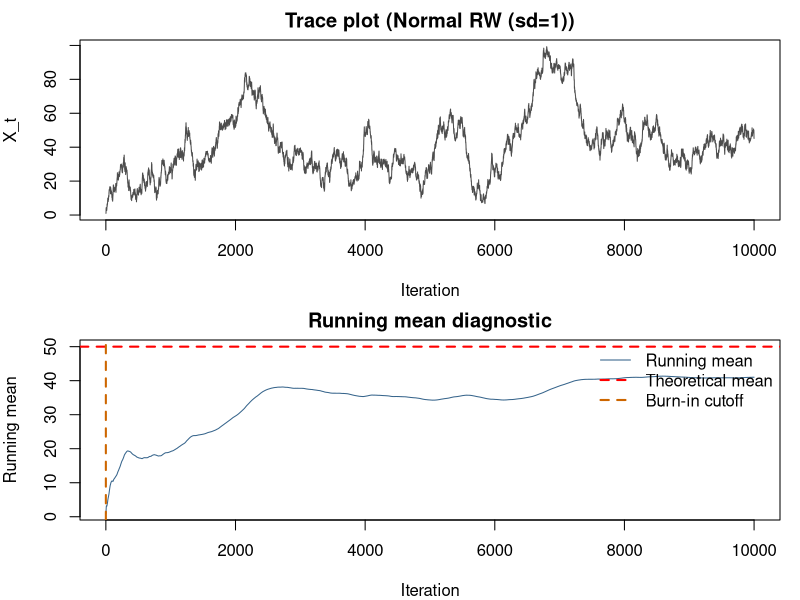
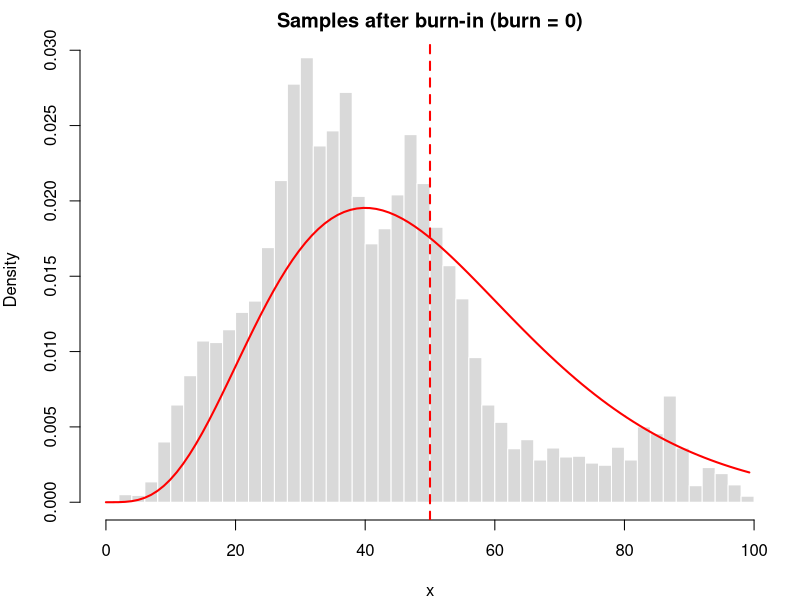
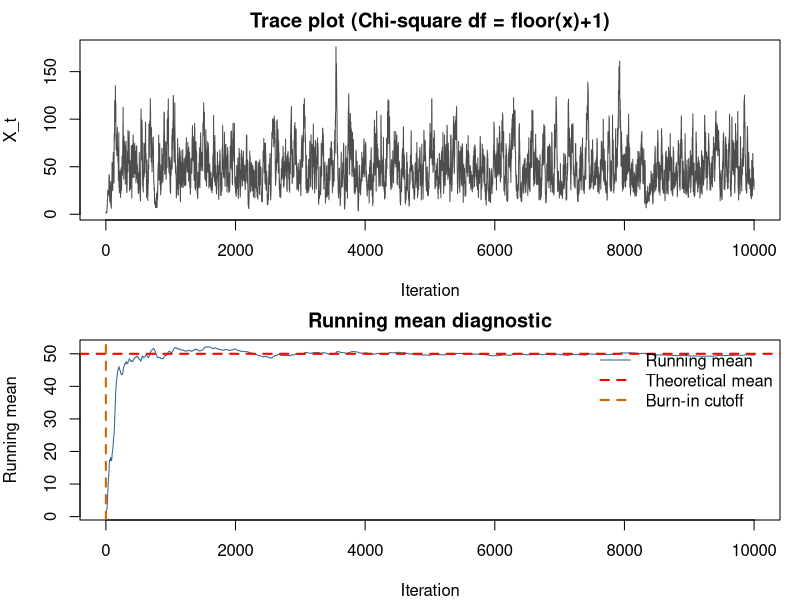
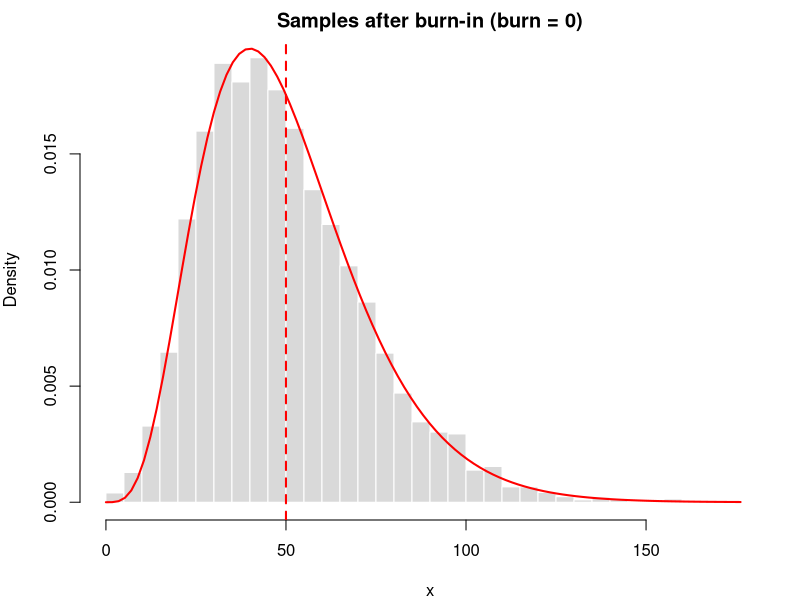
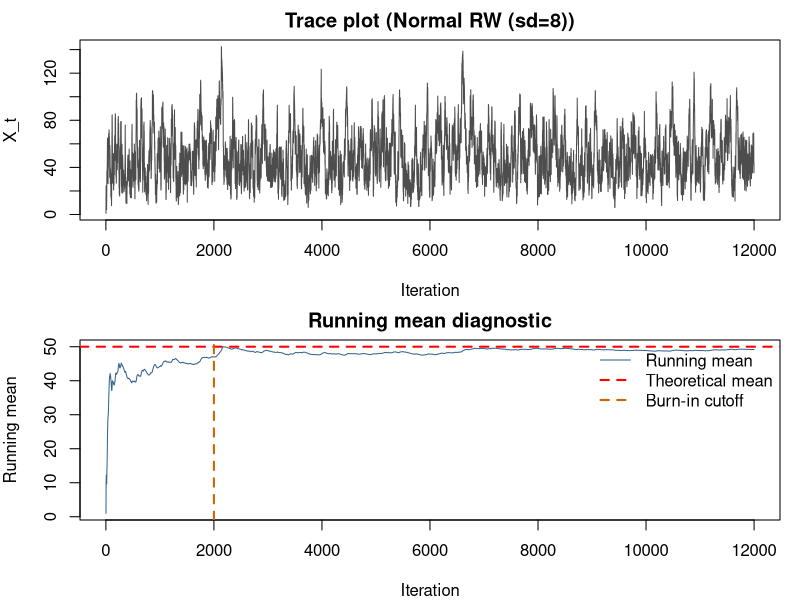
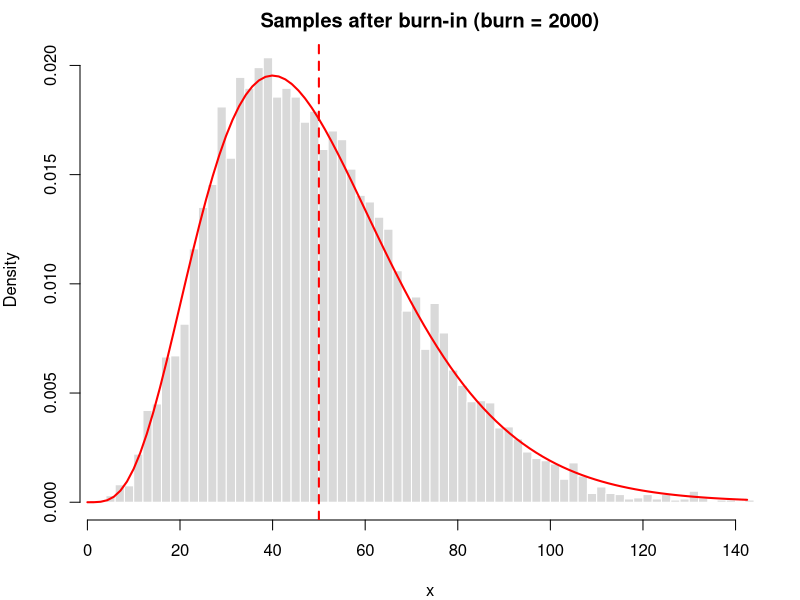
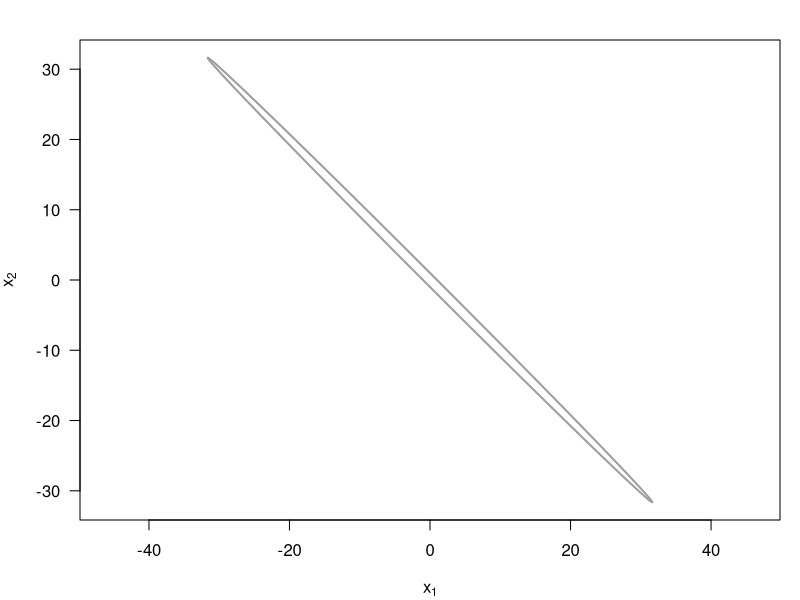
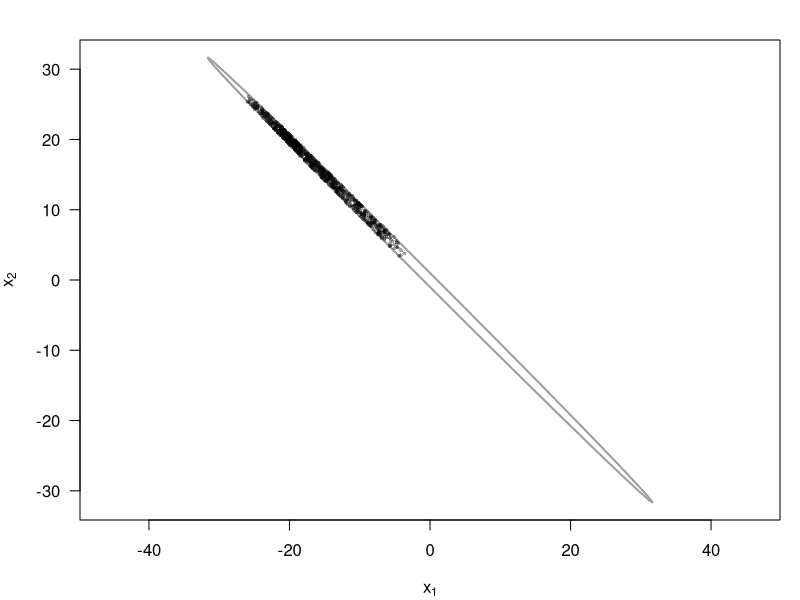

The R script that drew these images, in order:
## ---- chunk 1
knitr::opts_chunk$set(echo = TRUE)
## ---- chunk 2
#####
# 1(a)
#####

## Target: f(x) = (1/(2.4*10^6)) * x^4 * exp(-x/10), x > 0
## This is exactly Gamma(shape=5, scale=10).
shape_true <- 5
scale_true <- 10

## Use log of *unnormalized* density (constant cancels in MH ratio)
log_f_unnorm <- function(x) {
  ifelse(x > 0, 4 * log(x) - x / 10, -Inf)
}

## Generic MH sampler for arbitrary proposal q(y|x)
mh_sampler <- function(n = 10000, x0 = 1, rprop, dprop, ...) {
  x <- numeric(n)
  x[1] <- x0
  acc <- 0L

  for (t in 2:n) {
    xt <- x[t - 1]
    y  <- rprop(xt, ...)

    log_num <- log_f_unnorm(y)  + log(dprop(xt, y, ...))  # f(y) q(x|y)
    log_den <- log_f_unnorm(xt) + log(dprop(y, xt, ...))  # f(x) q(y|x)
    log_alpha <- log_num - log_den

    if (log(runif(1)) < log_alpha) {
      x[t] <- y
      acc <- acc + 1L
    } else {
      x[t] <- xt
    }
  }

  list(x = x, acc_rate = acc / (n - 1))
}

## Proposal "factories"
make_norm_rw_proposal <- function(sd = 1) {
  list(
    name = sprintf("Normal RW (sd=%g)", sd),
    rprop = function(x) rnorm(1, mean = x, sd = sd),
    dprop = function(y, x) dnorm(y, mean = x, sd = sd)
  )
}

make_chisq_floor_proposal <- function() {
  list(
    name = "Chi-square df = floor(x)+1",
    rprop = function(x) {
      df <- max(1L, floor(x) + 1L)     # floor(x+1) == floor(x)+1
      rchisq(1, df = df)
    },
    dprop = function(y, x) {
      df <- max(1L, floor(x) + 1L)
      dchisq(y, df = df)
    }
  )
}

run_sampler <- function(proposal, burn = 0, n = 10000, x0 = 1) {
  res <- mh_sampler(n = n, x0 = x0, rprop = proposal$rprop, dprop = proposal$dprop)
  x <- res$x

  cat("Proposal:", proposal$name, "\n")
  cat("Acceptance rate:", res$acc_rate, "\n")

  ## Trace + running mean
  par(mfrow = c(2, 1), mar = c(4, 4, 2, 1))

  plot(x, type = "l", col = "gray30", xlab = "Iteration", ylab = "X_t",
       main = paste("Trace plot (", proposal$name, ")", sep = ""))

  run_mean <- cumsum(x) / seq_along(x)
  theo_mean <- shape_true * scale_true
  yl <- range(c(run_mean, theo_mean), finite = TRUE)

  plot(run_mean, type = "l", col = "steelblue4",
       xlab = "Iteration", ylab = "Running mean",
       main = "Running mean diagnostic", ylim = yl)
  abline(h = theo_mean, col = "red", lwd = 2, lty = 2)
  abline(v = burn,     col = "darkorange3", lwd = 2, lty = 2)

  legend("topright",
         legend = c("Running mean", "Theoretical mean", "Burn-in cutoff"),
         col    = c("steelblue4", "red", "darkorange3"),
         lty    = c(1, 2, 2),
         lwd    = c(1, 2, 2),
         bty    = "n")

  ## Post burn-in sample
  x_post <- if (burn > 0) x[-seq_len(burn)] else x

  ## Histogram + true density overlay
  par(mfrow = c(1, 1), mar = c(4, 4, 2, 1))
  hist(x_post, breaks = 50, freq = FALSE, col = "gray85", border = "white",
       main = sprintf("Samples after burn-in (burn = %d)", burn),
       xlab = "x")

  curve(dgamma(x, shape = shape_true, scale = scale_true),
        from = 0, to = max(x_post),
        add = TRUE, col = "red", lwd = 2)

  abline(v = theo_mean, col = "red", lwd = 2, lty = 2)
  
  x_post <- if (burn > 0) x[-seq_len(burn)] else x

  invisible(list(
    x = x,
    x_post = x_post,
    acc_rate = res$acc_rate,
    burn = burn,
    proposal = proposal$name
  ))
}
set.seed(1)
prop_norm <- make_norm_rw_proposal(sd = 1)
out_norm_sd1 <- run_sampler(prop_norm, burn = 0, n = 10000, x0 = 1)
x_norm_sd1 <- out_norm_sd1$x_post
## ---- chunk 3
#####
# 1(b)
#####
set.seed(1)
prop_chi <- make_chisq_floor_proposal()
out_chi <- run_sampler(prop_chi, burn = 0, n = 10000, x0 = 1)
x_chi <- out_chi$x_post
## ---- chunk 4
#####
# 1(c)
#####
set.seed(1)
prop_norm <- make_norm_rw_proposal(sd = 8)
out_norm_sd8 <- run_sampler(prop_norm, burn = 2000, n = 12000, x0 = 1)
x_norm_sd8 <- out_norm_sd8$x_post
## ---- chunk 5
#####
# 1(e)
#####
summ_tab <- data.frame(
  Chain  = c("Normal RW (sd=1)", "Normal RW (sd=8)", "Chi-square df=floor(x)+1"),
  Mean   = c(mean(x_norm_sd1, na.rm = TRUE),
             mean(x_norm_sd8, na.rm = TRUE),
             mean(x_chi,      na.rm = TRUE)),
  Median = c(median(x_norm_sd1, na.rm = TRUE),
             median(x_norm_sd8, na.rm = TRUE),
             median(x_chi,      na.rm = TRUE))
)

knitr::kable(summ_tab, digits = 3, caption = "Mean and median of MCMC samples")
## ---- chunk 6
#####
# 1.6
#####
qgamma(0.5, shape=5, scale=10)
## ---- chunk 7
#####
# 2(a)
#####
w  <- 1.999

a <- 1 - w^2/4
xmax <- 1/sqrt(a)
xv <- seq(-xmax, xmax, length.out = 4000)

disc <- pmax(0, 1 - a * xv^2)  # guard against tiny negatives from rounding
ylo  <- -(w/2) * xv - sqrt(disc)
yhi  <- -(w/2) * xv + sqrt(disc)

plot(xv, ylo, type = "n",
     xlab = expression(x[1]), ylab = expression(x[2]), las = 1,
     asp = 1,
     xlim = range(xv), ylim = range(c(ylo, yhi)))

lines(xv, ylo, lwd = 2, col = 8)
lines(xv, yhi, lwd = 2, col = 8)

## ---- chunk 8
#####
# 2(c)
#####
w <- 1.999
tol <- 1e-12

Q <- function(x1, x2, w) x1^2 + w * x1 * x2 + x2^2

bounds_x1_given_x2 <- function(x2, w, tol = 1e-12) {
  Delta <- 4 - (4 - w^2) * x2^2
  if (Delta < -tol) stop("Infeasible x2 (outside support): discriminant < 0.")
  Delta <- max(0, Delta)
  s <- sqrt(Delta)
  lo <- (-w * x2 - s) / 2
  hi <- (-w * x2 + s) / 2
  c(lower = min(lo, hi), upper = max(lo, hi))
}

bounds_x2_given_x1 <- function(x1, w, tol = 1e-12) {
  Delta <- 4 - (4 - w^2) * x1^2
  if (Delta < -tol) stop("Infeasible x1 (outside support): discriminant < 0.")
  Delta <- max(0, Delta)
  s <- sqrt(Delta)
  lo <- (-w * x1 - s) / 2
  hi <- (-w * x1 + s) / 2
  c(lower = min(lo, hi), upper = max(lo, hi))
}

gibbs_Rw <- function(n = 1000, burn = 2000, w = 1.999, x0 = c(0, 0), tol = 1e-12) {
  x1 <- x0[1]; x2 <- x0[2]
  if (Q(x1, x2, w) >= 1) stop("Initial state x0 must satisfy Q(x0) < 1.")

  out <- matrix(NA_real_, nrow = n, ncol = 2)
  colnames(out) <- c("X1", "X2")

  for (i in seq_len(burn + n)) {
    b1 <- bounds_x1_given_x2(x2, w, tol)
    x1 <- runif(1, min = b1["lower"], max = b1["upper"])

    b2 <- bounds_x2_given_x1(x1, w, tol)
    x2 <- runif(1, min = b2["lower"], max = b2["upper"])

    # Safety: if rounding nudges us outside, scale back inside (Q(c x)=c^2 Q(x))
    q <- Q(x1, x2, w)
    if (!is.finite(q)) stop("Non-finite Q encountered.")
    if (q >= 1) {
      cscale <- sqrt((1 - 10 * tol) / q)
      x1 <- x1 * cscale
      x2 <- x2 * cscale
    }

    if (i > burn) out[i - burn, ] <- c(x1, x2)
  }
  out
}

set.seed(1)
samp <- gibbs_Rw(n = 1000, burn = 5000, w = w)

a <- 1 - w^2 / 4
xmax <- 1 / sqrt(a)
xv <- seq(-xmax, xmax, length.out = 4000)
disc <- pmax(0, 1 - a * xv^2)
ylo  <- -(w / 2) * xv - sqrt(disc)
yhi  <- -(w / 2) * xv + sqrt(disc)

plot(xv, ylo, type = "n",
     xlab = expression(x[1]), ylab = expression(x[2]),
     asp = 1, las = 1,
     xlim = range(xv), ylim = range(c(ylo, yhi)))
lines(xv, ylo, lwd = 2, col = 8)
lines(xv, yhi, lwd = 2, col = 8)
points(samp[, "X1"], samp[, "X2"], pch = 16, cex = 0.5, col = rgb(0, 0, 0, 0.35))

# Estimate P(X1 > 0)
p_hat <- mean(samp[, "X1"] > 0)
cat("P(X1 > 0):", p_hat)

set.seed(2)
reps <- 5
p_hats <- replicate(reps, {
  s <- gibbs_Rw(n = 1000, burn = 5000, w = w)
  mean(s[, "X1"] > 0)
})
cat("P(X1 > 0) based on repeated sampling:", p_hats)

## ---- chunk 9
#####
# 2(e)
#####
w    <- 1.999
n    <- 1000
burn <- 5000
tol  <- 1e-12

Qx <- function(x1, x2, w) x1^2 + w * x1 * x2 + x2^2
Qu <- function(u1, u2, w) (2 - w) * u1^2 + (2 + w) * u2^2

X_from_U <- function(u1, u2) c(x1 = (u2 + u1) / 2, x2 = (u2 - u1) / 2)
U_from_X <- function(x1, x2) c(u1 = x1 - x2, u2 = x1 + x2)

a1 <- sqrt(4 / (2 - w))  # max |u1|
a2 <- sqrt(4 / (2 + w))  # max |u2|

tt <- seq(0, 2 * pi, length.out = 4000)
u1_boundary <- a1 * cos(tt)
u2_boundary <- a2 * sin(tt)

plot(u1_boundary, u2_boundary, type = "l", lwd = 2, col = 8,
     xlab = expression(U[1]), ylab = expression(U[2]),
     asp = 1, las = 1)

bounds_u1_given_u2 <- function(u2, w, tol = 1e-12) {
  denom <- (2 - w)
  num   <- 4 - (2 + w) * u2^2
  if (num < -tol) stop("Infeasible u2 (outside support).")
  num <- max(0, num)
  r <- sqrt(num / denom)
  c(lower = -r, upper = r)
}

bounds_u2_given_u1 <- function(u1, w, tol = 1e-12) {
  denom <- (2 + w)
  num   <- 4 - (2 - w) * u1^2
  if (num < -tol) stop("Infeasible u1 (outside support).")
  num <- max(0, num)
  r <- sqrt(num / denom)
  c(lower = -r, upper = r)
}

gibbs_U <- function(n = 1000, burn = 5000, w = 1.999, u0 = c(0, 0), tol = 1e-12) {
  u1 <- u0[1]; u2 <- u0[2]
  if (Qu(u1, u2, w) >= 4) stop("Initial u0 must satisfy (2-w)u1^2 + (2+w)u2^2 < 4.")

  out <- matrix(NA_real_, nrow = n, ncol = 2)
  colnames(out) <- c("U1", "U2")

  for (i in seq_len(burn + n)) {
    b1 <- bounds_u1_given_u2(u2, w, tol)
    u1 <- runif(1, min = b1["lower"], max = b1["upper"])

    b2 <- bounds_u2_given_u1(u1, w, tol)
    u2 <- runif(1, min = b2["lower"], max = b2["upper"])

    # Numerical safety: nudge strictly inside if needed (scale (u1,u2) since Qu is quadratic)
    q <- Qu(u1, u2, w)
    if (!is.finite(q)) stop("Non-finite quadratic form encountered.")
    if (q >= 4) {
      cscale <- sqrt((4 - 10 * tol) / q)
      u1 <- u1 * cscale
      u2 <- u2 * cscale
    }

    if (i > burn) out[i - burn, ] <- c(u1, u2)
  }
  out
}

set.seed(1)
Usamp <- gibbs_U(n = n, burn = burn, w = w)

points(Usamp[, "U1"], Usamp[, "U2"], pch = 16, cex = 0.5, col = rgb(0, 0, 0, 0.35))

## Estimate P(X1 > 0) using U
# X1 = (U2 + U1)/2, so event X1 > 0 is equivalent to U1 + U2 > 0.
p_hat_U <- mean((Usamp[, "U1"] + Usamp[, "U2"]) > 0)
cat("P(X1 > 0) as P((U2 + U1)/2 > 0):", p_hat_U)

set.seed(123)

reps <- 10
p_hats_U <- replicate(reps, {
  U <- gibbs_U(n = 1000, burn = 5000, w = w)
  mean((U[, "U1"] + U[, "U2"]) > 0)
})

cat("P(X1 > 0) as P((U2 + U1)/2 > 0) from multiple runs:", p_hats_U)
